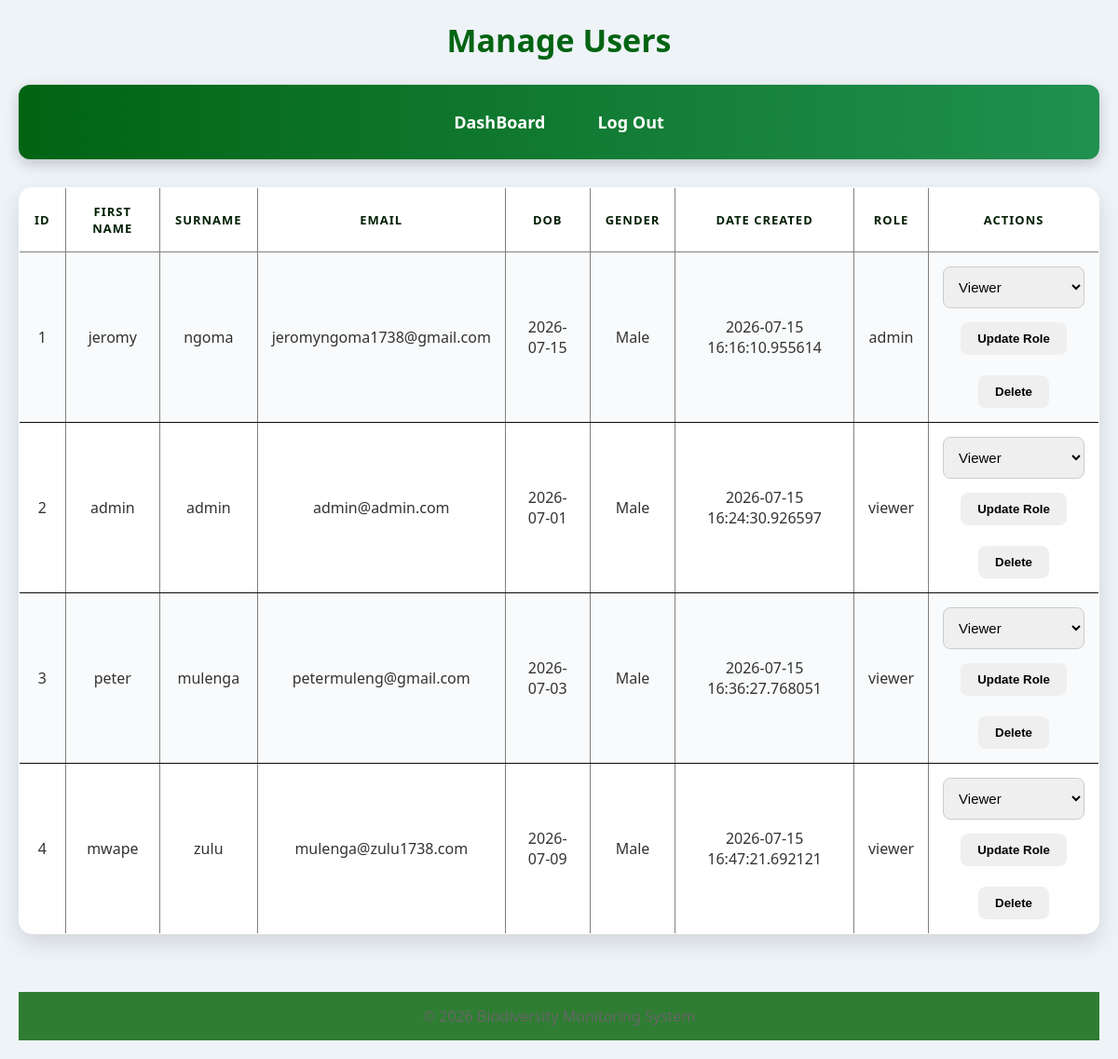
The app's page /manageUser with its own data.
### models.py (models this page shows, shortened)
class Details(db.Model):
    __tablename__ = "details"
    id = db.Column(db.Integer, primary_key=True)
    First_name = db.Column(db.String(50), nullable=False)
    surname = db.Column(db.String(50), nullable=False)
    email = db.Column(db.String(50), unique=True, nullable=False)
    phone = db.Column(db.String(20))
    DOB = db.Column(db.String(20))
    gender = db.Column(db.String(10))
    password = db.Column(db.String(255), nullable=False)
    role = db.Column(db.String(50), nullable=False, default="viewer")
    date_Created = db.Column(db.DateTime,default=lambda: datetime.now(timezone.utc))
    reset_token = db.Column(db.String(200),nullable=True)
    reset_token_expiry = db.Column(db.DateTime,nullable=True)
    reviewed_observations = db.relationship( "Observation",foreign_keys="Observation.reviewed_by",
        backref="reviewer", lazy=True
    )

### app.py (the view)
@app.route("/manageUser")
def managerUser():
    users = Details.query.all()
    return render_template("manageUser.html", users=users)

### templates/manageUser.html (shortened to what this page needs)
{% extends "base.html" %}
{% block css %}
<link rel="stylesheet" href="{{ url_for('static', filename='manageUsersStyle.css') }}">
{% endblock %}
{% block content %}
<h1>Manage Users</h1>
<header>
    <nav class="navbar">
        <a href="{{ url_for('admin') }}">DashBoard</a>
        <a href="{{ url_for('login') }}">log Out</a>
    </nav>
</header>
<table border="1">
    <tr>
        <th>ID</th>
        <th>First Name</th>
        <th>Surname</th>
        <th>Email</th>
        <th>DOB</th>
        <th>Gender</th>
        <th>Date Created</th>
        <th>Role</th>
        <th>Actions</th>
    </tr>
    {% for user in users %}
    <tr>
        <td>{{ user.id }}</td>
        <td>{{ user.First_name}}</td>
        <td>{{ user.surname}}</td>
        <td>{{ user.email }}</td>
        <td>{{ user.DOB }}</td>
        <td>{{ user.gender }}</td>
        <td>{{ user.date_Created}}</td>
        <td>{{ user.role }}</td>
        <td>
            <form action="{{ url_for('change_role', id=user.id) }}" method="POST">
                <select name="role">
                    <option value="viewer">Viewer</option>
                </select>
                <button type="submit">
                    Update Role
                </button>
            </form>
            <br>
            <form action="{{ url_for('delete_user', id=user.id) }}" method="POST">
                <button type="submit"
                        onclick="return confirm('Delete this user?')">
                    Delete
                </button>
            </form>
        </td>
    </tr>
    {% endfor %}
</table>
{% endblock %}

### templates/base.html (shortened to what this page needs)
<!DOCTYPE html>
<html lang="en">
<head>
    <link rel="stylesheet" href="{{ url_for('static', filename='homePageStyle.css') }}">
    <link rel="stylesheet" href="https://cdnjs.cloudflare.com/ajax/libs/font-awesome/6.5.2/css/all.min.css">
    {% block css %}{% endblock %}
</head>
<body>
<main>
    {% block content %}
    {% endblock %}
</main>
<br>
<footer>
    <p>&copy; 2026 Biodiversity Monitoring System</p>
</footer>
</body>
</html>

### static/homePageStyle.css (style rules this page uses)
* { margin: 0; padding: 0; box-sizing: border-box; }
body { font-family: Arial, sans-serif; background-color: #f4f7f5; color: #333; }
.navbar { background-color: #2e7d32; padding: 15px; display: flex; justify-content: right; gap: 30px; }
.navbar a { text-decoration: none; color: white; font-size: 18px; text-transform: capitalize; transition: 0.3s; }
footer { background-color: #2e7d32; color: white; text-align: center; padding: 15px; margin-top: 40px; }
a { text-decoration: none; }

### static/manageUsersStyle.css (style rules this page uses)
* { margin:0; padding:0; box-sizing:border-box; }
body { font-family:'Segoe UI',Tahoma,Geneva,Verdana,sans-serif; background:#eef3f8; color:#333; padding:20px; }
h1 { text-align:center; color:#026413; margin-bottom:25px; font-size:34px; }
.navbar { display:flex; justify-content:center; align-items:center; flex-wrap:wrap; gap:20px; background:linear-gradient(90deg,#026413,#219150); padding:18px; border-radius:12px; margin-bottom:30px; box-shadow:0 5px 15px rgba(0,0,0,.2); }
.navbar a { color:white; text-decoration:none; font-weight:600; padding:10px 18px; border-radius:8px; transition:.3s; }
table { width:100%; border-collapse:collapse; background:white; border-radius:15px; overflow:hidden; box-shadow:0 10px 25px rgba(0,0,0,.12); }
th { color:rgb(2, 32, 4); padding:16px; text-transform:uppercase; font-size:13px; letter-spacing:1px; }
td { padding:15px; border-bottom:1px solid #0c0c0c; text-align:center; }
tbody tr { transition:.3s; }
tbody tr:nth-child(even) { background:#f8fafb; }
button, .btn-download { padding:10px 18px; border:none; border-radius:8px; cursor:pointer; font-weight:bold; transition:.3s; }
input, select, textarea { width:100%; padding:12px; border:1px solid #ccc; border-radius:8px; margin-bottom:15px; font-size:15px; }
footer { margin-top:40px; text-align:center; color:#666; }

### records on screen
Details: id "1", First_name "jeromy", surname "ngoma", email "jeromyngoma1738@gmail.com", DOB "2026-07-15", gender "Male", date_Created "2026-07-15 16:16:10.955614", role "admin"
Details: id "2", First_name "admin", surname "admin", email "admin@admin.com", DOB "2026-07-01", gender "Male", date_Created "2026-07-15 16:24:30.926597", role "viewer"
Details: id "3", First_name "peter", surname "mulenga", email "petermuleng@gmail.com", DOB "2026-07-03", gender "Male", date_Created "2026-07-15 16:36:27.768051", role "viewer"
Details: id "4", First_name "mwape", surname "zulu", email "mulenga@zulu1738.com", DOB "2026-07-09", gender "Male", date_Created "2026-07-15 16:47:21.692121", role "viewer"
